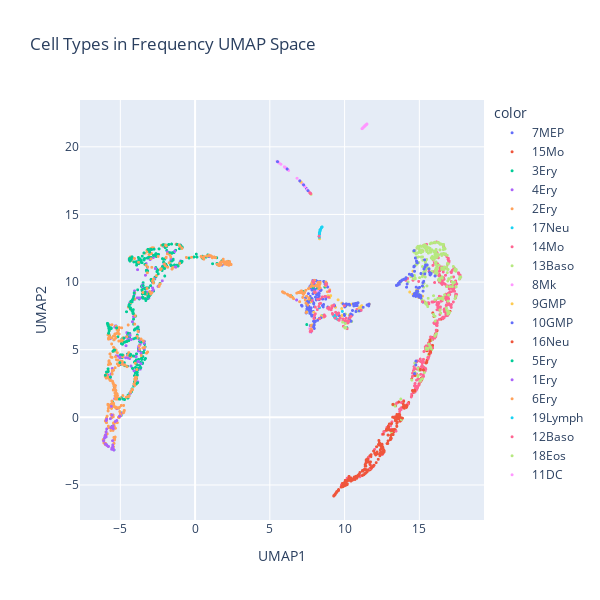

This figure's notebook cell:
### Code cell
# Also show cell types for reference
fig = px.scatter(
    x=freq_umap[:, 0],
    y=freq_umap[:, 1],
    color=adata.obs["paul15_clusters"],
    title="Cell Types in Frequency UMAP Space",
    labels={"x": "UMAP1", "y": "UMAP2"},
    width=600,
    height=600,
)
fig.update_traces(marker=dict(size=3))
fig.show()

### Figure 1 — Plotly figure (JSON) as saved in the notebook; plotly's stock layout.template omitted (floating-point values rounded to 4 significant figures; data arrays with more than 128 entries replaced by an {"elided": "..."} marker saying what was removed)
{"data": [{"hovertemplate": "color=7MEP<br>UMAP1=%{x}<br>UMAP2=%{y}<extra></extra>", "legendgroup": "7MEP", "marker": {"color": "#636efa", "size": 3, "symbol": "circle"}, "mode": "markers", "name": "7MEP", "showlegend": true, "type": "scattergl", "x": {"elided": "167 float values"}, "xaxis": "x", "y": {"elided": "167 float values"}, "yaxis": "y"}, {"hovertemplate": "color=15Mo<br>UMAP1=%{x}<br>UMAP2=%{y}<extra></extra>", "legendgroup": "15Mo", "marker": {"color": "#EF553B", "size": 3, "symbol": "circle"}, "mode": "markers", "name": "15Mo", "showlegend": true, "type": "scattergl", "x": {"elided": "186 float values"}, "xaxis": "x", "y": {"elided": "186 float values"}, "yaxis": "y"}, {"hovertemplate": "color=3Ery<br>UMAP1=%{x}<br>UMAP2=%{y}<extra></extra>", "legendgroup": "3Ery", "marker": {"color": "#00cc96", "size": 3, "symbol": "circle"}, "mode": "markers", "name": "3Ery", "showlegend": true, "type": "scattergl", "x": {"elided": "246 float values"}, "xaxis": "x", "y": {"elided": "246 float values"}, "yaxis": "y"}, {"hovertemplate": "color=4Ery<br>UMAP1=%{x}<br>UMAP2=%{y}<extra></extra>", "legendgroup": "4Ery", "marker": {"color": "#ab63fa", "size": 3, "symbol": "circle"}, "mode": "markers", "name": "4Ery", "showlegend": true, "type": "scattergl", "x": [-2.824, -5.292, -3.274, -3.949, -4.984, -4.619, -5.235, -3.619, -5.54, -4.039, -5.031, -4.645, -2.102, -5.616, -4.963, -3.637, -4.128, -4.482, -4.084, -4.469, -1.85, -0.9797, -2.846, 8.806, -4.957, -3.62, -5.031, -4.071, -5.16, -3.782, -2.194, -4.413, -4.373, -3.832, -3.895, -2.661, -4.529, -3.41, -4.611, -3.472, -2.789, -4.51, -3.796, -3.933, -4.292, -3.782, -4.265, -3.784, -1.61, -4.046, -4.784, -3.998, -1.379, -2.792, -3.833, -5.017, -3.008, 6.789, -1.267, -3.504, -3.194, -3.321, -4.922, 5.943, -1.69, -2.476, -3.87, -2.863, -3.008, -0.967, -4.11, -2.084, -3.452, -4.194, -4.035, -3.247, -4.12, -5.675, -4.404, -4.569, -5.927, -3.663, -4.876, -3.12, -4.377, -4.338, -3.767, -0.9199, -5.828, -4.06, -2.722, -3.4, -3.206, -4.342, -5.273, -5.372, -3.514, -3.872, -3.638, -3.683, -1.364, -3.77, -4.406, -3.846, -4.867, -3.093, -3.871, 2.261, -5.379, -2.289, -5.318, -5.677, -1.33, -3.404, -3.985, -0.893, -3.213, -3.823, 0.9565, -3.823, -3.674, -3.75, -3.352, -4.472], "xaxis": "x", "y": [9.972, 1.451, 11.37, 2.669, 3.944, 5.298, 0.6396, 4.755, 3.61, 8.727, 4.396, 4.403, 12.63, 3.204, 0.2364, 3.657, 8.857, 4.631, 3.446, 4.381, 12.22, 12.74, 9.575, 8.932, 4.462, 3.967, 1.387, 2.401, 4.536, 4.125, 10.1, 6.198, 8.463, 2.616, 5.861, 11.0, 4.589, 5.629, 5.936, 9.736, 11.82, 5.72, 4.914, 4.491, 3.792, 6.336, 5.755, 5.172, 11.7, 9.35, 3.912, 2.914, 12.25, 9.428, 6.63, 1.403, 11.66, 8.675, 12.8, 9.808, 10.77, 10.5, 4.079, 9.217, 12.12, 9.679, 6.577, 9.34, 11.83, 11.56, 8.704, 11.33, 9.154, 7.069, 7.458, 9.277, 7.445, 2.907, 11.64, 6.263, 2.982, 3.564, 0.3053, 8.883, 4.348, 1.777, 5.262, 12.56, 3.125, 9.105, 10.25, 5.068, 11.77, 6.064, 4.552, 6.671, 9.677, 5.983, 8.827, 5.709, 12.28, 11.65, 5.798, 10.92, 4.03, 8.819, 8.836, 11.47, 1.377, 10.97, 6.764, 5.811, 11.12, 5.48, 2.846, 12.53, 10.9, 6.7, 11.88, 4.124, 5.379, 8.83, 8.798, 6.189], "yaxis": "y"}, {"hovertemplate": "color=2Ery<br>UMAP1=%{x}<br>UMAP2=%{y}<extra></extra>", "legendgroup": "2Ery", "marker": {"color": "#FFA15A", "size": 3, "symbol": "circle"}, "mode": "markers", "name": "2Ery", "showlegend": true, "type": "scattergl", "x": {"elided": "329 float values"}, "xaxis": "x", "y": {"elided": "329 float values"}, "yaxis": "y"}, {"hovertemplate": "color=17Neu<br>UMAP1=%{x}<br>UMAP2=%{y}<extra></extra>", "legendgroup": "17Neu", "marker": {"color": "#19d3f3", "size": 3, "symbol": "circle"}, "mode": "markers", "name": "17Neu", "showlegend": true, "type": "scattergl", "x": [9.436, 9.93, 9.407, 9.436, 8.315, 9.449, 9.368, 9.552, 9.331, 9.489, 9.26, 9.888, 9.353, 8.487, 9.327, 9.537, 9.01, 9.628, 9.287, 9.572, 9.85, 10.13], "xaxis": "x", "y": [7.536, 7.093, 7.474, 7.574, 8.103, 7.297, 7.338, 7.236, 7.445, 7.696, 7.525, 7.16, 7.368, 7.525, 7.407, 7.237, 8.949, 7.203, 7.536, 7.625, 7.835, 7.062], "yaxis": "y"}, {"hovertemplate": "color=14Mo<br>UMAP1=%{x}<br>UMAP2=%{y}<extra></extra>", "legendgroup": "14Mo", "marker": {"color": "#FF6692", "size": 3, "symbol": "circle"}, "mode": "markers", "name": "14Mo", "showlegend": true, "type": "scattergl", "x": {"elided": "373 float values"}, "xaxis": "x", "y": {"elided": "373 float values"}, "yaxis": "y"}, {"hovertemplate": "color=13Baso<br>UMAP1=%{x}<br>UMAP2=%{y}<extra></extra>", "legendgroup": "13Baso", "marker": {"color": "#B6E880", "size": 3, "symbol": "circle"}, "mode": "markers", "name": "13Baso", "showlegend": true, "type": "scattergl", "x": {"elided": "300 float values"}, "xaxis": "x", "y": {"elided": "300 float values"}, "yaxis": "y"}, {"hovertemplate": "color=8Mk<br>UMAP1=%{x}<br>UMAP2=%{y}<extra></extra>", "legendgroup": "8Mk", "marker": {"color": "#FF97FF", "size": 3, "symbol": "circle"}, "mode": "markers", "name": "8Mk", "showlegend": true, "type": "scattergl", "x": [5.529, 7.023, 7.626, 7.77, 7.895, 7.701, 6.168, 5.483, 5.512, 5.542, 7.019, 7.492, 7.205, 5.74, 5.631, 7.797, 7.348, 6.142, 5.968, 7.699, 5.589, 7.734, 6.153, 7.033, 7.233, 7.206, 5.506, 7.708, 6.116, 7.081, 7.891, 7.115, 7.525, 7.775, 6.129, 8.898, 7.24, 6.214, 7.712, 7.706, 7.74, 7.26, 7.698, 7.304, 7.309, 5.499, 7.066, 5.512, 7.698, 7.66, 5.522, 6.232, 5.999, 5.585, 6.82, 5.502, 7.344, 7.01, 6.263, 6.207, 6.988, 6.046, 7.058, 6.031, 8.168, 5.991, 7.146, 6.113], "xaxis": "x", "y": [18.89, 17.46, 16.66, 6.732, 6.674, 16.58, 18.35, 18.93, 18.9, 18.87, 17.46, 16.84, 17.25, 18.71, 18.79, 6.602, 17.05, 18.37, 18.52, 6.299, 18.83, 16.55, 18.36, 17.45, 17.21, 17.25, 18.91, 16.57, 18.39, 17.39, 6.625, 17.35, 16.79, 6.742, 18.38, 9.651, 17.2, 18.3, 16.56, 6.325, 16.54, 17.18, 16.58, 17.11, 17.11, 18.91, 17.41, 18.9, 6.319, 6.563, 18.89, 18.29, 18.5, 18.84, 17.68, 18.91, 17.06, 17.47, 18.26, 18.31, 17.5, 18.46, 17.42, 18.47, 9.349, 18.5, 17.31, 18.4], "yaxis": "y"}, {"hovertemplate": "color=9GMP<br>UMAP1=%{x}<br>UMAP2=%{y}<extra></extra>", "legendgroup": "9GMP", "marker": {"color": "#FECB52", "size": 3, "symbol": "circle"}, "mode": "markers", "name": "9GMP", "showlegend": true, "type": "scattergl", "x": [11.54, 11.66, 9.392, 7.089, 11.58, 11.65, 10.36, 8.216, 9.806, 7.936, 7.742, 13.66, 10.71, 10.52, 7.781, 15.27, 7.831, 11.08, 11.64, 14.57, 9.829, 11.58, 11.09, 11.6, 7.467, 14.58, 8.445, 10.73, 10.31, 13.69, 9.073, 7.086, 14.96, 10.01, 14.93, 14.78, 9.823, 7.772, 15.22, 8.325, 14.36, 10.21, 11.15, 9.005, 7.942, 10.32, 10.62, 11.62, 8.613, 9.568, 13.48, 10.34, 7.739, 14.98, 7.968, 14.81, 8.896, 10.08, 9.939, 8.218, 13.7, 10.19, 10.97], "xaxis": "x", "y": [8.311, 8.375, 8.135, 17.39, 8.329, 8.362, 7.367, 7.244, 8.043, 6.76, 16.52, 9.966, 8.421, 8.378, 6.503, 8.535, 6.828, 7.947, 8.364, 9.097, 7.525, 8.323, 8.197, 8.337, 7.785, 10.81, 7.511, 8.309, 7.564, 10.02, 8.997, 17.39, 8.855, 8.185, 9.508, 9.069, 8.442, 8.547, 8.96, 13.2, 9.263, 8.346, 8.256, 8.855, 7.77, 8.293, 8.328, 8.335, 7.399, 8.687, 9.753, 8.363, 16.52, 8.86, 6.937, 9.398, 8.995, 8.299, 8.313, 7.244, 10.02, 6.974, 8.097], "yaxis": "y"}, {"hovertemplate": "color=10GMP<br>UMAP1=%{x}<br>UMAP2=%{y}<extra></extra>", "legendgroup": "10GMP", "marker": {"color": "#636efa", "size": 3, "symbol": "circle"}, "mode": "markers", "name": "10GMP", "showlegend": true, "type": "scattergl", "x": {"elided": "153 float values"}, "xaxis": "x", "y": {"elided": "153 float values"}, "yaxis": "y"}, {"hovertemplate": "color=16Neu<br>UMAP1=%{x}<br>UMAP2=%{y}<extra></extra>", "legendgroup": "16Neu", "marker": {"color": "#EF553B", "size": 3, "symbol": "circle"}, "mode": "markers", "name": "16Neu", "showlegend": true, "type": "scattergl", "x": {"elided": "164 float values"}, "xaxis": "x", "y": {"elided": "164 float values"}, "yaxis": "y"}, {"hovertemplate": "color=5Ery<br>UMAP1=%{x}<br>UMAP2=%{y}<extra></extra>", "legendgroup": "5Ery", "marker": {"color": "#00cc96", "size": 3, "symbol": "circle"}, "mode": "markers", "name": "5Ery", "showlegend": true, "type": "scattergl", "x": {"elided": "180 float values"}, "xaxis": "x", "y": {"elided": "180 float values"}, "yaxis": "y"}, {"hovertemplate": "color=1Ery<br>UMAP1=%{x}<br>UMAP2=%{y}<extra></extra>", "legendgroup": "1Ery", "marker": {"color": "#ab63fa", "size": 3, "symbol": "circle"}, "mode": "markers", "name": "1Ery", "showlegend": true, "type": "scattergl", "x": [-5.486, -5.793, -5.544, -5.461, -5.447, -5.557, -5.915, -5.526, -5.53, -6.009, -6.03, -5.983, -5.498, -5.55, -6.118, -5.58, -5.666, -5.94, -5.449, -6.018, -5.468, -5.509, -5.951, -5.978, -5.339, -5.488, -6.06, -5.945, -5.024, -1.291, -5.913, -5.516, -5.946, -5.5, -5.601, -5.237, -5.516, -5.437, -5.537, -5.508, -5.9, -5.069, -5.642], "xaxis": "x", "y": [-2.341, -2.153, -2.353, -2.375, -2.388, 0.1687, -0.1392, -2.27, -2.253, -1.969, -1.444, -1.289, -0.8082, -2.24, -1.742, -2.358, -0.09969, -2.014, -2.372, -1.478, -0.8456, -2.348, -1.44, -1.312, -0.3093, -0.6349, -1.531, -1.076, 0.07494, 11.11, -0.8612, -2.36, -0.2297, -2.185, 0.8149, -0.235, -1.725, -2.411, -2.298, -2.039, -2.075, 0.07628, -0.757], "yaxis": "y"}, {"hovertemplate": "color=6Ery<br>UMAP1=%{x}<br>UMAP2=%{y}<extra></extra>", "legendgroup": "6Ery", "marker": {"color": "#FFA15A", "size": 3, "symbol": "circle"}, "mode": "markers", "name": "6Ery", "showlegend": true, "type": "scattergl", "x": {"elided": "173 float values"}, "xaxis": "x", "y": {"elided": "173 float values"}, "yaxis": "y"}, {"hovertemplate": "color=19Lymph<br>UMAP1=%{x}<br>UMAP2=%{y}<extra></extra>", "legendgroup": "19Lymph", "marker": {"color": "#19d3f3", "size": 3, "symbol": "circle"}, "mode": "markers", "name": "19Lymph", "showlegend": true, "type": "scattergl", "x": [8.314, 8.313, 8.378, 8.397, 8.328, 8.309, 8.362, 8.404, 8.453, 8.372, 8.347, 8.36, 8.351, 8.46, 8.324, 8.313, 8.385, 8.344, 8.477, 8.336, 8.322, 8.45, 8.463, 8.312, 8.306, 8.468, 8.496, 8.449, 8.482, 8.478, 8.397], "xaxis": "x", "y": [13.62, 13.33, 13.88, 13.89, 13.67, 13.35, 13.82, 13.92, 14.02, 13.83, 13.82, 13.86, 13.76, 14.03, 13.51, 13.66, 13.88, 13.74, 14.06, 13.71, 13.54, 14.01, 14.03, 13.31, 13.51, 14.04, 14.08, 14.03, 14.06, 14.06, 13.9], "yaxis": "y"}, {"hovertemplate": "color=12Baso<br>UMAP1=%{x}<br>UMAP2=%{y}<extra></extra>", "legendgroup": "12Baso", "marker": {"color": "#FF6692", "size": 3, "symbol": "circle"}, "mode": "markers", "name": "12Baso", "showlegend": true, "type": "scattergl", "x": [8.334, 10.1, 9.095, 9.141, 7.989, 8.946, 10.42, 8.194, 8.785, 9.366, 9.507, 8.51, 7.735, 15.2, 9.264, 8.642, 9.209, 7.806, 10.04, 9.484, 8.36, 9.921, 9.182, 9.597, 8.389, 10.23, 9.271, 8.925, 8.688, 10.28, 10.23, 8.803, 7.713, 9.486, 11.11, 7.903, 9.707, 8.043, 8.282, 8.04, 7.949, 8.69, 8.176, 9.102, 7.678, 9.207, 8.957, 7.678, 8.866, 7.811, 7.98, 8.795, 8.647, 9.885, 8.745, 9.6, 8.991, 10.34, 9.628, 9.207, 8.749, 9.401, 8.303, 9.9, 8.322, 9.634, 9.981, 7.924, 10.23], "xaxis": "x", "y": [7.292, 7.331, 7.955, 8.097, 9.234, 8.122, 7.46, 8.726, 9.845, 7.343, 7.595, 8.898, 16.54, 8.55, 8.274, 7.572, 8.237, 6.388, 7.138, 7.629, 8.755, 6.732, 7.677, 7.203, 8.434, 7.15, 8.289, 8.878, 8.936, 7.119, 6.987, 9.868, 6.343, 7.613, 7.917, 10.1, 7.354, 8.148, 8.198, 7.652, 7.304, 7.483, 7.963, 7.955, 16.6, 7.617, 7.992, 16.6, 8.069, 8.634, 7.526, 9.858, 7.443, 7.13, 9.851, 7.708, 9.316, 7.364, 7.204, 8.228, 9.8, 7.768, 13.39, 7.277, 8.394, 7.172, 8.25, 9.969, 7.078], "yaxis": "y"}, {"hovertemplate": "color=18Eos<br>UMAP1=%{x}<br>UMAP2=%{y}<extra></extra>", "legendgroup": "18Eos", "marker": {"color": "#B6E880", "size": 3, "symbol": "circle"}, "mode": "markers", "name": "18Eos", "showlegend": true, "type": "scattergl", "x": [10.04, 9.871, 10.07, 10.03, 10.03, 10.0, 10.08, 10.03, 10.06], "xaxis": "x", "y": [6.929, 7.035, 6.613, 6.637, 6.617, 6.664, 6.616, 6.602, 6.607], "yaxis": "y"}, {"hovertemplate": "color=11DC<br>UMAP1=%{x}<br>UMAP2=%{y}<extra></extra>", "legendgroup": "11DC", "marker": {"color": "#FF97FF", "size": 3, "symbol": "circle"}, "mode": "markers", "name": "11DC", "showlegend": true, "type": "scattergl", "x": [11.21, 11.39, 11.21, 11.28, 11.28, 11.44, 11.36, 11.34, 11.47, 11.4, 11.21, 11.31, 11.47, 11.31, 11.42, 11.48, 11.3, 11.24, 11.22, 11.27, 11.49, 11.3, 11.45, 11.2, 11.17, 11.42, 11.43, 11.47, 11.21, 11.37], "xaxis": "x", "y": [21.38, 21.58, 21.38, 21.46, 21.46, 21.63, 21.56, 21.51, 21.66, 21.59, 21.39, 21.5, 21.67, 21.5, 21.61, 21.67, 21.48, 21.41, 21.39, 21.45, 21.69, 21.48, 21.64, 21.37, 21.34, 21.61, 21.62, 21.66, 21.38, 21.56], "yaxis": "y"}], "layout": {"height": 600, "legend": {"title": {"text": "color"}, "tracegroupgap": 0}, "title": {"text": "Cell Types in Frequency UMAP Space"}, "width": 600, "xaxis": {"anchor": "y", "domain": [0, 1], "title": {"text": "UMAP1"}}, "yaxis": {"anchor": "x", "domain": [0, 1], "title": {"text": "UMAP2"}}}}
